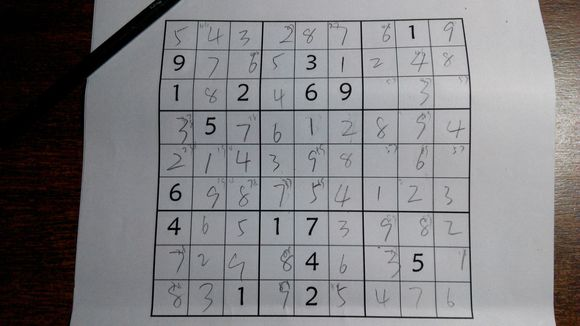
#> input picture opencv/Hough/sd.jpg, 580 x 326 px
$ python hough_line_transform.py
#> lines starting #> are read from the running program, lines starting #| are printed output that depends on the picture; after the words box and inside, x2 and y2 are one past the last pixel; in counts of white or black regions, pixels touching at a corner belong together
#__author__ = 'James'
#-*-coding:utf-8-*-

import cv2
import numpy as np

#霍夫直线变换
def Hough_line_transform():
    img = cv2.imread('sd.jpg')
#> img is the input picture: shape (326, 580, 3); mean B, G, R 129.2, 126.7, 127.4
    gray = cv2.cvtColor(img,cv2.COLOR_BGR2GRAY)
    #cv2.Canny(image, threshold1, threshold2[, edges[, apertureSize[, L2gradient]]]) → edges
    edges = cv2.Canny(gray,50,150,apertureSize = 3)
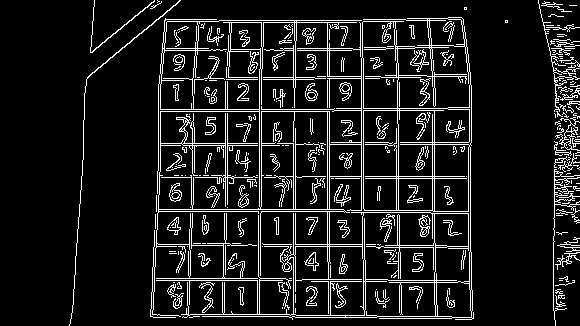
#> edges: shape (326, 580); 10.5% white in thin lines or dots, all inside (x1, y1, x2, y2) = (69, 0, 580, 326)

    #cv2.HoughLines(image, rho, theta, threshold[, lines[, srn[, stn]]]) → lines
    #rho – Distance resolution of the accumulator in pixels.
    #theta – Angle resolution of the accumulator in radians
    #Accumulator threshold parameter. Only those lines are returned that get enough votes (>threshold)
    lines = cv2.HoughLines(edges,1,np.pi/180,100)
#> lines = 182 rows, first 8: [327, 0], [293, 0], [329, 0], [211, 1.57], [295, 0], [82, 1.55], [280, 1.57], [176, 1.57]

    for rho,theta in lines[0]:
        a = np.cos(theta)
        b = np.sin(theta)
        x0 = a*rho
        y0 = b*rho
        x1 = int(x0 + 1000*(-b))
        y1 = int(y0 + 1000*(a))
        x2 = int(x0 - 1000*(-b))
        y2 = int(y0 - 1000*(a))

        cv2.line(img,(x1,y1),(x2,y2),(0,0,255),2)
#> this loop made 1 pass
#> (rho, theta, a, b, x0, y0, x1, y1) on pass 1: (327, 0, 1, 0, 327, 0, 327, 1000)
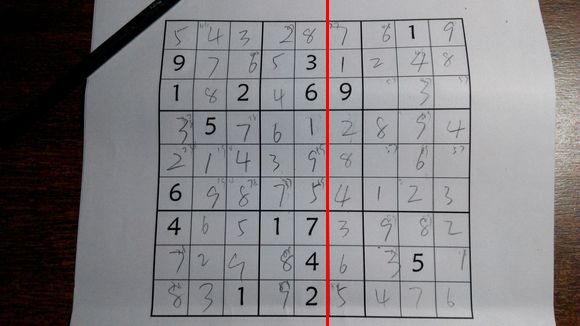
#> img: shape (326, 580, 3); 0.52% of pixels changed, all inside (x1, y1, x2, y2) = (326, 0, 329, 326)

    return img

#概率性霍夫变换 is an optimization of Hough Transform we saw.
# It doesn’t take all the points into consideration, instead
# take only a random subset of points and that is sufficient for line detection
def probabilistic_hough_transform():
    img = cv2.imread('sd.jpg')
    gray = cv2.cvtColor(img,cv2.COLOR_BGR2GRAY)
    edges = cv2.Canny(gray,50,150,apertureSize = 3)
    minLineLength = 50     #Minimum length of line. Line segments shorter than this are rejected
    maxLineGap = 10     #Maximum allowed gap between line segments to treat them as single line

    lines = cv2.HoughLinesP(edges,1,np.pi/180,50,minLineLength,maxLineGap)
    for x1,y1,x2,y2 in lines[0]:
        cv2.line(img,(x1,y1),(x2,y2),(0,255,0),2)
    # cv2.imwrite('houghlines5.jpg',img)
    return img

img = Hough_line_transform()
# img = probabilistic_hough_transform()
cv2.imshow('image',img)
cv2.waitKey(0)
cv2.destroyAllWindows()
